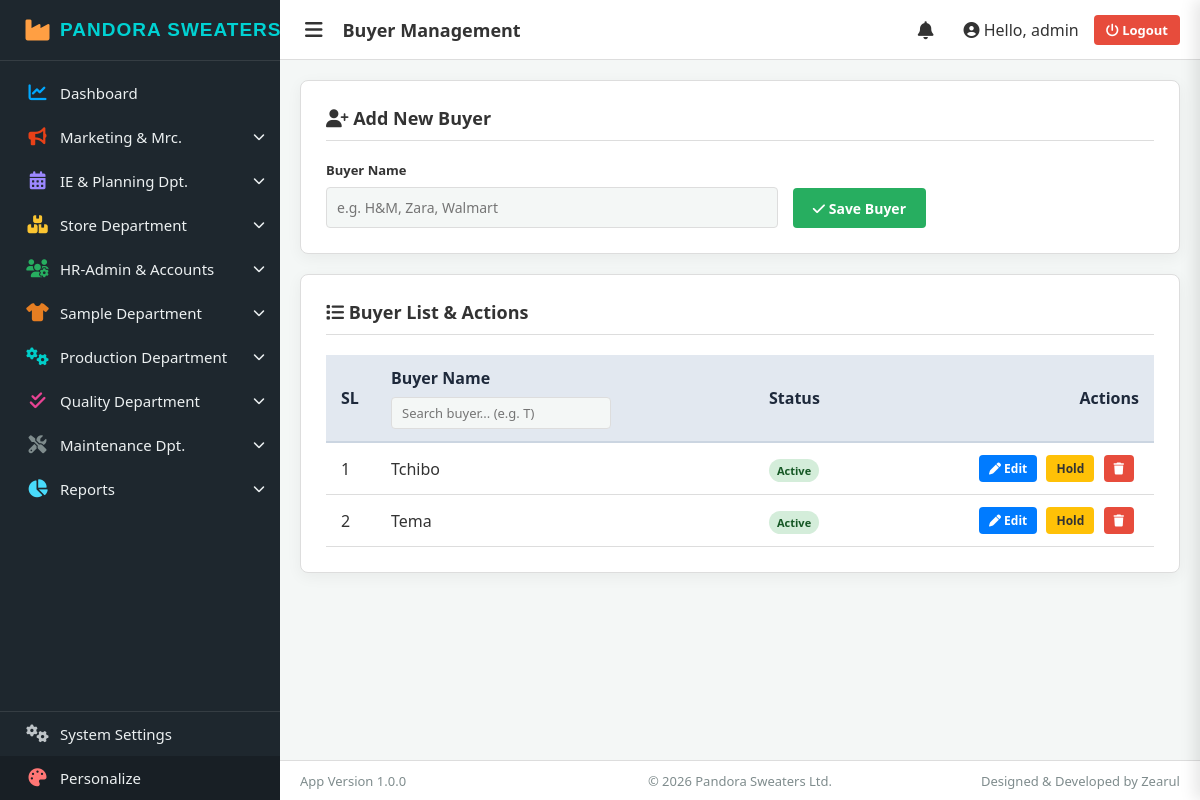
Page /planning/buyers/ (signed in) on the committed database.
### core/models.py (models this page shows, shortened)
class AppSetting(models.Model):
    key = models.CharField(max_length=100, unique=True)
    value = models.TextField(blank=True, null=True)
    description = models.CharField(max_length=255, blank=True, null=True)

class Buyer(models.Model):
    buyer_name = models.CharField(max_length=150, unique=True)
    is_active = models.BooleanField(default=True)
    created_at = models.DateTimeField(auto_now_add=True)

### core/views/buyer_views.py (the view, shortened to what this page needs)
# urls.py: path('planning/buyers/', buyer_entry_view, name='buyer_entry'),
@login_required(login_url='login')
def buyer_entry_view(request):
    buyers = Buyer.objects.all().order_by('buyer_name')
    return render(request, 'buyer_entry.html', {'buyers': buyers})

### core/context_processors.py (called while the page is built)
def global_settings(request):
    settings = AppSetting.objects.all()
    context = {s.key: s.value for s in settings}
    defaults = {
        'factory_name': 'Smart Factory System',
        'app_version': 'Version 1.0.0',
        'copyright_text': '© 2026 Your Company',
        'developer_credit': 'Designed & Developed by Zearul'
    }
    for k, v in defaults.items():
        if k not in context:
            context[k] = v
    return context

### templates/buyer_entry.html (shortened to what this page needs)
{% extends 'base.html' %}
{% block page_title %}Buyer Management{% endblock %}
{% block content %}
<div class="card">
    <h3 class="card-title"><i class="fa-solid fa-user-plus"></i> Add New Buyer</h3>
    <form method="POST" autocomplete="off">
        <div class="form-group">
            <div>
                <label>Buyer Name</label>
                <input type="text" name="buyer_name" required placeholder="e.g. H&M, Zara, Walmart">
            </div>
            <button type="submit" class="btn-primary"><i class="fa-solid fa-check"></i> Save Buyer</button>
        </div>
    </form>
</div>
<div class="card">
    <h3 class="card-title"><i class="fa-solid fa-list"></i> Buyer List & Actions</h3>
    <div class="table-responsive">
        <table>
            <thead>
                <tr>
                    <th style="width: 50px;">SL</th>
                    <th>
                        Buyer Name
                        <input type="text" id="buyerSearch" class="search-input" placeholder="Search buyer... (e.g. T)" autocomplete="off">
                    </th>
                    <th style="width: 150px;">Status</th>
                    <th style="text-align:right; width: 250px;">Actions</th>
                </tr>
            </thead>
            <tbody>
                {% for buyer in buyers %}
                <tr id="row-{{ buyer.id }}">
                    <td>{{ forloop.counter }}</td>
                    <td>
                        <span class="display-val font-weight-bold">{{ buyer.buyer_name }}</span>
                    </td>
                    <td>
                        {% if buyer.is_active %}
                            <span class="status-badge status-active">Active</span>
                        {% else %}
                            <span class="status-badge status-hold">On Hold</span>
                        {% endif %}
                    </td>
                    <td style="text-align:right;">
                        <button class="btn-sm btn-edit" onclick="toggleEdit({{ buyer.id }})"><i class="fa-solid fa-pen"></i> Edit</button>
                        <button class="btn-sm {% if buyer.is_active %}btn-hold{% else %}btn-active{% endif %}" onclick="toggleHold({{ buyer.id }})">
                            {% if buyer.is_active %}Hold{% else %}Activate{% endif %}
                        </button>
                        <button class="btn-sm btn-delete" onclick="openDeleteModal({{ buyer.id }}, '{{ buyer.buyer_name|escapejs }}')"><i class="fa-solid fa-trash"></i></button>
                    </td>
                </tr>
                {% endfor %}
            </tbody>
        </table>
    </div>
</div>
{% endblock %}

### templates/base.html (shortened to what this page needs)
<!DOCTYPE html>
<html lang="en">
<head>
    <link rel="stylesheet" href="https://cdn.jsdelivr.net/npm/@fortawesome/fontawesome-free@6.4.2/css/all.min.css">
</head>
<body id="app-body">
    <div class="sidebar" id="app-sidebar">
        <div class="brand">
            <i class="fa-solid fa-industry" style="color: #ff9f43; min-width: 45px; text-align: center; font-size: 24px;"></i>
            <span class="brand-text">{{ factory_name|default:"Smart Factory" }}</span>
        </div>
        <a href="{% url 'dashboard' %}" class="nav-item">
            <div class="nav-item-left"><i class="fa-solid fa-chart-line icon" style="color: #00a8ff;"></i> <span>Dashboard</span></div>
        </a>
        <div class="nav-item" onclick="toggleSubmenu(this)">
            <div class="nav-item-left"><i class="fa-solid fa-bullhorn icon" style="color: #e84118;"></i> <span>Marketing & Mrc.</span></div>
            <i class="fa-solid fa-chevron-down arrow"></i>
        </div>
        <div class="nav-item" onclick="toggleSubmenu(this)">
            <div class="nav-item-left"><i class="fa-solid fa-calendar-days icon" style="color: #9c88ff;"></i> <span>IE & Planning Dpt.</span></div>
            <i class="fa-solid fa-chevron-down arrow"></i>
        </div>
        <div class="nav-item" onclick="toggleSubmenu(this)">
            <div class="nav-item-left"><i class="fa-solid fa-boxes-stacked icon" style="color: #fbc531;"></i> <span>Store Department</span></div>
            <i class="fa-solid fa-chevron-down arrow"></i>
        </div>
        <div class="nav-item" onclick="toggleSubmenu(this)">
            <div class="nav-item-left"><i class="fa-solid fa-users-cog icon" style="color: #27ae60;"></i> <span>HR-Admin & Accounts</span></div>
            <i class="fa-solid fa-chevron-down arrow"></i>
        </div>
        <div class="nav-item" onclick="toggleSubmenu(this)">
            <div class="nav-item-left"><i class="fa-solid fa-shirt icon" style="color: #e67e22;"></i> <span>Sample Department</span></div>
            <i class="fa-solid fa-chevron-down arrow"></i>
        </div>
        <div class="nav-item" onclick="toggleSubmenu(this)">
            <div class="nav-item-left"><i class="fa-solid fa-cogs icon" style="color: #00cec9;"></i> <span>Production Department</span></div>
            <i class="fa-solid fa-chevron-down arrow"></i>
        </div>
        <div class="nav-item" onclick="toggleSubmenu(this)">
            <div class="nav-item-left"><i class="fa-solid fa-check-double icon" style="color: #e84393;"></i> <span>Quality Department</span></div>
            <i class="fa-solid fa-chevron-down arrow"></i>
        </div>
        <div class="nav-item" onclick="toggleSubmenu(this)">
            <div class="nav-item-left"><i class="fa-solid fa-screwdriver-wrench icon" style="color: #7f8c8d;"></i> <span>Maintenance Dpt.</span></div>
            <i class="fa-solid fa-chevron-down arrow"></i>
        </div>
        <div class="nav-item" onclick="toggleSubmenu(this)">
            <div class="nav-item-left"><i class="fa-solid fa-chart-pie icon" style="color: #48dbfb;"></i> <span>Reports</span></div>
            <i class="fa-solid fa-chevron-down arrow"></i>
        </div>
        <div class="spacer"></div>
        {% if request.user.is_superuser %}
        <a href="{% url 'system_settings' %}" class="nav-item" style="border-top: 1px solid rgba(255,255,255,0.1);">
            <div class="nav-item-left"><i class="fa-solid fa-gears icon" style="color: #bdc3c7;"></i> <span>System Settings</span></div>
        </a>
        {% endif %}
        <div class="nav-item" onclick="toggleThemePanel()" style="background: rgba(0,0,0,0.2);">
            <div class="nav-item-left"><i class="fa-solid fa-palette icon" style="color: #ff7675;"></i> <span>Personalize</span></div>
        </div>
    </div>
    <div class="main-wrapper">
        <div class="topbar">
            <div class="topbar-left">
                <button class="toggle-sidebar-btn" onclick="toggleSidebar(event)"><i class="fa-solid fa-bars"></i></button>
                <div class="topbar-title">{% block page_title %}Dashboard{% endblock %}</div>
            </div>
            <div class="user-info">
<div style="position: relative; cursor: pointer; margin-right: 15px; font-size: 18px;" id="notifBtn" onclick="toggleNotifMenu(event)">
    <i class="fa-solid fa-bell"></i>
</div>
                <span><i class="fa-solid fa-circle-user"></i> Hello, {{ request.user.first_name|default:request.user.username }}</span>
                <a href="{% url 'logout' %}" class="logout-btn"><i class="fa-solid fa-power-off"></i> Logout</a>
            </div>
        </div>
        <div class="content-area" id="main-content" onclick="autoHideSidebar()">
            {% block content %}{% endblock %}
        </div>
        <div class="app-footer">
            <div style="flex:1; text-align:left;">App {{ app_version }}</div>
            <div style="flex:1; text-align:center;">{{ copyright_text }}</div>
            <div style="flex:1; text-align:right;">{{ developer_credit }}</div>
        </div>
    </div>
</body>
</body>
</html>

### templates/base.html (style rules this page uses)
:root { --sidebar-bg: #1e272e; --sidebar-text: #ecf0f1; --sidebar-hover: rgba(255, 255, 255, 0.08); --main-bg: #f4f7f6; --main-text: #333; --card-bg: #fff; --border-color: #ddd; --accent: #27ae60; }
* { margin: 0; padding: 0; box-sizing: border-box; font-family: 'Segoe UI', sans-serif; }
body { background-color: var(--main-bg); color: var(--main-text); display: flex; height: 100vh; overflow: hidden; transition: background 0.3s; }
.sidebar { width: 280px; background: var(--sidebar-bg); color: var(--sidebar-text); display: flex; flex-direction: column; transition: width 0.3s ease; overflow-x: hidden; overflow-y: auto; z-index: 100; }
.brand { padding: 18px 15px; font-size: 19px; border-bottom: 1px solid rgba(255,255,255,0.1); margin-bottom: 10px; display: flex; align-items: center; white-space: nowrap; overflow: hidden; }
.brand-text { color: #00d2d3; font-weight: 800; font-family: 'Arial Black', Impact, sans-serif; letter-spacing: 1px; text-transform: uppercase; }
.nav-item { padding: 12px 15px; cursor: pointer; display: flex; justify-content: space-between; align-items: center; transition: 0.2s; font-size: 15px; text-decoration: none; color: var(--sidebar-text); white-space: nowrap; overflow: hidden; }
.nav-item-left { display: flex; align-items: center; }
.nav-item i.icon { width: 45px; text-align: center; font-size: 18px; flex-shrink: 0; }
.nav-item .arrow { font-size: 12px; transition: transform 0.3s; flex-shrink: 0; }
.spacer { flex-grow: 1; }
.main-wrapper { flex: 1; display: flex; flex-direction: column; overflow: hidden; transition: width 0.3s ease; }
.topbar { height: 60px; background: var(--card-bg); border-bottom: 1px solid var(--border-color); display: flex; align-items: center; padding: 0 20px; justify-content: space-between; z-index: 10; }
.topbar-left { display: flex; align-items: center; gap: 15px; }
.toggle-sidebar-btn { background: transparent; border: none; color: var(--main-text); font-size: 20px; cursor: pointer; padding: 5px; transition: 0.2s; }
.topbar-title { font-size: 18px; font-weight: 600; }
.user-info { display: flex; align-items: center; gap: 15px; }
.logout-btn { background: #e74c3c; color: white; padding: 6px 12px; border-radius: 4px; text-decoration: none; font-size: 13px; font-weight: bold; }
.content-area { flex: 1; padding: 20px; overflow-y: auto; }
.app-footer { height: 40px; background: var(--card-bg); border-top: 1px solid var(--border-color); display: flex; justify-content: space-between; align-items: center; padding: 0 20px; font-size: 13px; color: #7f8c8d; font-weight: 500; }

### rows in the picture
AppSetting: value "PANDORA SWEATERS…"
Buyer: buyer_name "Tchibo", is_active "Active"
Buyer: buyer_name "Tema", is_active "Active"
AppSetting: value "Version 1.0.0"
AppSetting: value "© 2026 Pandora Sweaters Ltd."
AppSetting: value "Designed & Developed by Zearul"

### other values in the picture
{{ request.user.first_name|default:request.user.username }} "admin"
